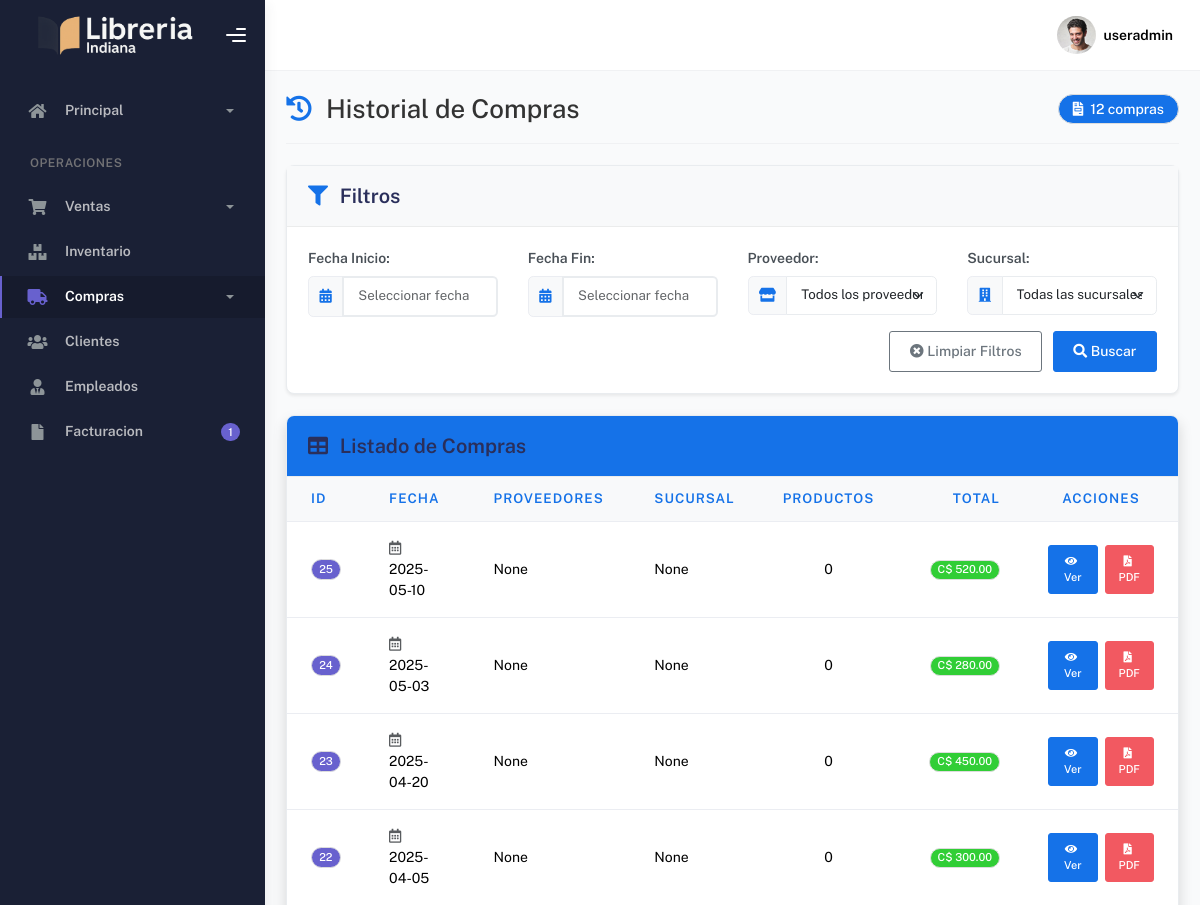
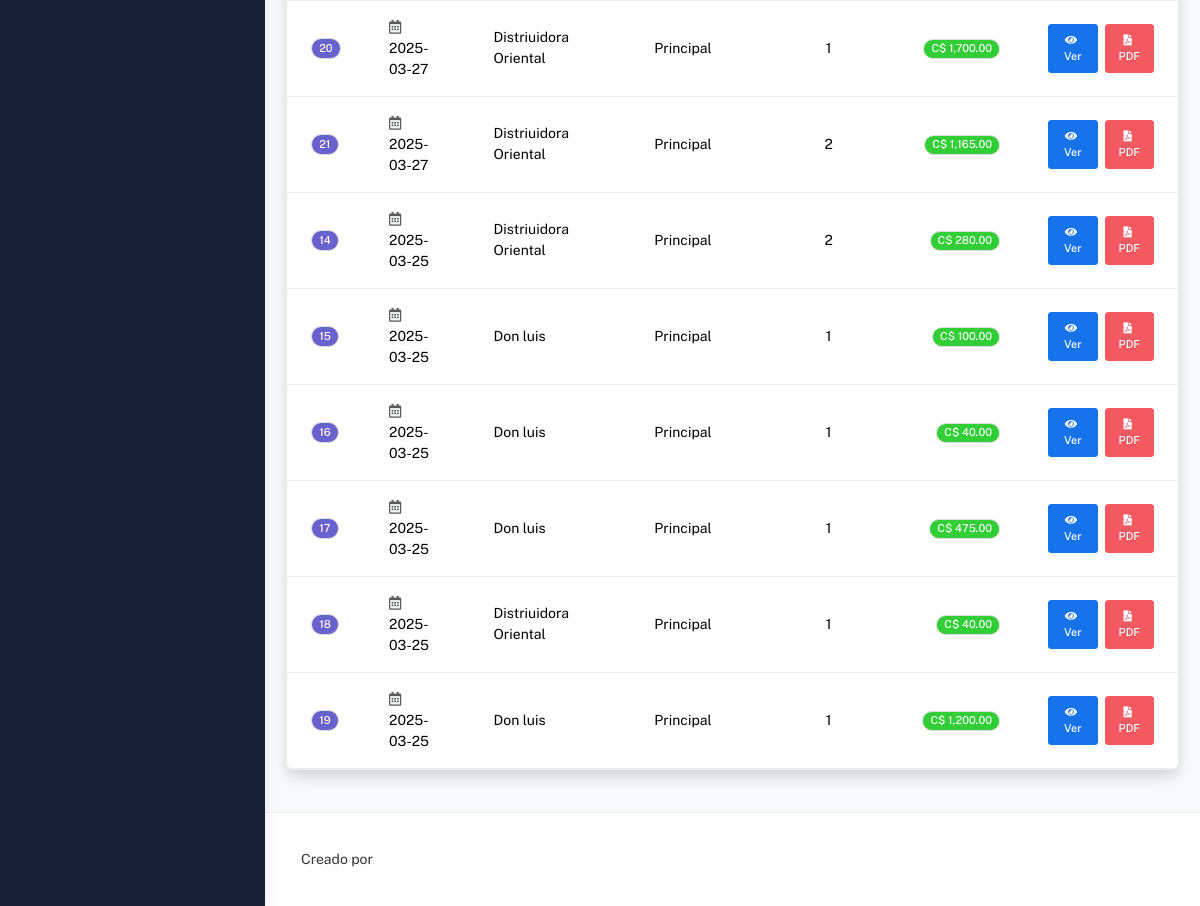
The page /compras/historial-compras (signed in) on the database its author committed (2 pictures, top to bottom).
### tables this page shows
CREATE TABLE Compra (
    IDCompra INTEGER PRIMARY KEY AUTOINCREMENT,
    Fecha DATETIME,
    Total DECIMAL NOT NULL
);

### app/blueprints/compras/routes.py (the view)
@compras_bp.route('/historial-compras', methods=['GET'])
@role_required(['admin', 'gerente', 'empleado'])
def historial_compras():
    try:
        conn = get_db_connection()
        conn.row_factory = sqlite3.Row
        cursor = conn.cursor()
        cursor.execute("""
            SELECT
                c.IDCompra,
                c.Fecha,
                c.Total,
                (SELECT GROUP_CONCAT(DISTINCT p.Nombre)
                 FROM Detalle_Compra dc
                 JOIN Proveedor p ON dc.IDProveedor = p.IDProveedor
                 WHERE dc.IDCompra = c.IDCompra) as proveedores,
                (SELECT GROUP_CONCAT(DISTINCT s.Nombre)
                 FROM Detalle_Compra dc
                 JOIN Sucursal s ON dc.IDSucursal = s.IDSucursal
                 WHERE dc.IDCompra = c.IDCompra) as sucursal,
                (SELECT COUNT(*) FROM Detalle_Compra WHERE IDCompra = c.IDCompra) as num_productos
            FROM Compra c
            ORDER BY c.Fecha DESC
        """)
        compras = cursor.fetchall()
        cursor.execute("SELECT IDProveedor, Nombre FROM Proveedor ORDER BY Nombre")
        proveedores = cursor.fetchall()
        cursor.execute("SELECT IDSucursal, Nombre FROM Sucursal ORDER BY Nombre")
        sucursales = cursor.fetchall()
        return render_template('compras/historial_compras.html',
                               compras=compras,
                               proveedores=proveedores,
                               sucursales=sucursales)
    except Exception as e:
        flash(f"Error al cargar el historial de compras: {str(e)}", "error")
        return redirect(url_for('dashboard.index'))
    finally:
        if conn:
            conn.close()

### app/utils/__init__.py (called while the page is built)
def role_required(roles):
    def decorator(f):
        @wraps(f)
        def decorated_function(*args, **kwargs):
            if session.get("user_id") is None:
                flash("Debes iniciar sesión para acceder a esta página.", "danger")
                return redirect(url_for('auth.login'))
            user_role = session.get("role")
            if user_role not in roles and 'admin' not in roles:
                abort(403)  # Forbidden
            return f(*args, **kwargs)
        return decorated_function
    return decorator

### app/utils/db.py (called while the page is built)
def get_db_connection():
    conn = sqlite3.connect(current_app.config['DATABASE_PATH'])
    conn.row_factory = sqlite3.Row
    return conn

### app/blueprints/compras/templates/compras/historial_compras.html (shortened to what this page needs)
{% extends "layout.html" %}
{% block style %}
<link rel="stylesheet" href="https://cdn.jsdelivr.net/npm/flatpickr/dist/flatpickr.min.css">
<link rel="stylesheet" href="https://cdn.datatables.net/1.11.5/css/dataTables.bootstrap5.min.css">
{% endblock %}
{% block main %}
<div class="container-fluid">
    <div class="d-flex justify-content-between align-items-center mb-4 pb-3 border-bottom">
        <h2 class="m-0 d-flex align-items-center">
            <i class="fas fa-history text-primary me-3"></i>
            Historial de Compras
        </h2>
        <span class="badge bg-primary rounded-pill px-3 py-2 fs-6">
            <i class="fas fa-file-invoice me-1"></i>
            {{ compras|length }} compras
        </span>
    </div>
    <div class="card filter-card shadow-sm mb-4">
        <div class="card-header bg-light">
            <h5 class="card-title mb-0">
                <i class="fas fa-filter me-2 text-primary"></i>
                Filtros
            </h5>
        </div>
        <div class="card-body">
            <form id="filtroForm" class="row g-3">
                <div class="col-md-3">
                    <label for="fechaInicio" class="form-label fw-bold">Fecha Inicio:</label>
                    <div class="input-group">
                        <span class="input-group-text bg-light">
                            <i class="fas fa-calendar-alt text-primary"></i>
                        </span>
                        <input type="text" class="form-control datepicker" id="fechaInicio" placeholder="Seleccionar fecha">
                    </div>
                </div>
                <div class="col-md-3">
                    <label for="fechaFin" class="form-label fw-bold">Fecha Fin:</label>
                    <div class="input-group">
                        <span class="input-group-text bg-light">
                            <i class="fas fa-calendar-alt text-primary"></i>
                        </span>
                        <input type="text" class="form-control datepicker" id="fechaFin" placeholder="Seleccionar fecha">
                    </div>
                </div>
                <div class="col-md-3">
                    <label for="proveedor" class="form-label fw-bold">Proveedor:</label>
                    <div class="input-group">
                        <span class="input-group-text bg-light">
                            <i class="fas fa-store text-primary"></i>
                        </span>
                        <select class="form-select" id="proveedor">
                            <option value="">Todos los proveedores</option>
                        </select>
                    </div>
                </div>
                <div class="col-md-3">
                    <label for="sucursal" class="form-label fw-bold">Sucursal:</label>
                    <div class="input-group">
                        <span class="input-group-text bg-light">
                            <i class="fas fa-building text-primary"></i>
                        </span>
                        <select class="form-select" id="sucursal">
                            <option value="">Todas las sucursales</option>
                        </select>
                    </div>
                </div>
                <div class="col-12 text-end">
                    <button type="button" id="btnLimpiarFiltros" class="btn btn-outline-secondary me-2">
                        <i class="fas fa-times-circle me-1"></i>Limpiar Filtros
                    </button>
                    <button type="button" id="btnFiltrar" class="btn btn-primary">
                        <i class="fas fa-search me-1"></i>Buscar
                    </button>
                </div>
            </form>
        </div>
    </div>
    <div class="card data-card shadow">
        <div class="card-header bg-primary text-white py-3">
            <h5 class="card-title mb-0">
                <i class="fas fa-table me-2"></i>
                Listado de Compras
            </h5>
        </div>
        <div class="card-body p-0">
            <div class="table-responsive">
                <table class="table table-hover mb-0" id="tablaCompras">
                    <thead class="table-light">
                        <tr>
                            <th class="fw-bold text-primary border-bottom">ID</th>
                            <th class="fw-bold text-primary border-bottom">Fecha</th>
                            <th class="fw-bold text-primary border-bottom">Proveedores</th>
                            <th class="fw-bold text-primary border-bottom">Sucursal</th>
                            <th class="fw-bold text-primary border-bottom text-center">Productos</th>
                            <th class="fw-bold text-primary border-bottom text-end">Total</th>
                            <th class="fw-bold text-primary border-bottom text-center">Acciones</th>
                        </tr>
                    </thead>
                    <tbody>
                        {% for compra in compras %}
                        <tr>
                            <td class="align-middle">
                                <span class="badge bg-secondary">{{ compra.IDCompra }}</span>
                            </td>
                            <td class="align-middle">
                                <i class="far fa-calendar-alt me-1 text-muted"></i>
                                {{ compra.Fecha }}
                            </td>
                            <td class="align-middle">{{ compra.proveedores }}</td>
                            <td class="align-middle">{{ compra.sucursal }}</td>
                            <td class="text-center align-middle">{{ compra.num_productos }}</td>
                            <td class="text-end align-middle">
                                <span class="badge bg-success px-2 py-1">
                                    C$ {{ "{:,.2f}".format(compra.Total) }}
                                </span>
                            </td>
                            <td class="text-center align-middle">
                                <div class="d-flex gap-2 justify-content-center">
                                    <button class="btn btn-primary btn-sm ver-detalle" data-id="{{ compra.IDCompra }}">
                                        <i class="fas fa-eye me-1"></i>
                                        Ver
                                    </button>
                                    <button class="btn btn-danger btn-sm exportar-pdf" data-id="{{ compra.IDCompra }}">
                                        <i class="fas fa-file-pdf me-1"></i>
                                        PDF
                                    </button>
                                </div>
                            </td>
                        </tr>
                        {% endfor %}
                    </tbody>
                </table>
            </div>
        </div>
    </div>
</div>
{% endblock %}

### app/blueprints/compras/templates/compras/historial_compras.html (style rules this page uses)
body { color: #333333; background-color: #f9fafb; }
.container-fluid { padding: 1.5rem; }
.filter-card { border-radius: 8px; border: 1px solid #e9ecef; box-shadow: 0 4px 6px rgba(0, 0, 0, 0.05); background-color: white; margin-bottom: 1.5rem; }
.filter-card .card-header { background-color: white; border-bottom: 1px solid #e9ecef; padding: 1rem 1.5rem; font-weight: 600; }
.filter-card .card-body { padding: 1.5rem; }
.filter-card .form-control, .filter-card .form-select { border-color: #e9ecef; padding: 0.6rem 1rem; font-size: 0.95rem; box-shadow: none; transition: all 0.3s ease; }
.data-card { border-radius: 8px; border: 1px solid #e9ecef; box-shadow: 0 4px 6px rgba(0, 0, 0, 0.05); background-color: white; margin-bottom: 1.5rem; overflow: hidden; }
.data-card .card-header { background-color: white; border-bottom: 1px solid #e9ecef; padding: 1rem 1.5rem; font-weight: 600; display: flex; justify-content: space-between; align-items: center; }
.data-card .card-body { padding: 0; }
.table-responsive { padding: 0; }
.btn-primary { background-color: #4361ee; border-color: #4361ee; }
.badge { padding: 0.35em 0.65em; font-weight: 500; border-radius: 30px; }

### rows shown on the page
Compra: IDCompra "25", Fecha "2025-05-10", proveedores "None", sucursal "None", num_productos "0", Total "520.00"
Compra: IDCompra "24", Fecha "2025-05-03", proveedores "None", sucursal "None", num_productos "0", Total "280.00"
Compra: IDCompra "23", Fecha "2025-04-20", proveedores "None", sucursal "None", num_productos "0", Total "450.00"
Compra: IDCompra "22", Fecha "2025-04-05", proveedores "None", sucursal "None", num_productos "0", Total "300.00"
Compra: IDCompra "20", Fecha "2025-03-27", proveedores "Distriuidora Oriental", sucursal "Principal", num_productos "1", Total "1,700.00"
Compra: IDCompra "21", Fecha "2025-03-27", proveedores "Distriuidora Oriental", sucursal "Principal", num_productos "2", Total "1,165.00"
Compra: IDCompra "14", Fecha "2025-03-25", proveedores "Distriuidora Oriental", sucursal "Principal", num_productos "2", Total "280.00"
Compra: IDCompra "15", Fecha "2025-03-25", proveedores "Don luis", sucursal "Principal", num_productos "1", Total "100.00"
Compra: IDCompra "16", Fecha "2025-03-25", proveedores "Don luis", sucursal "Principal", num_productos "1", Total "40.00"
Compra: IDCompra "17", Fecha "2025-03-25", proveedores "Don luis", sucursal "Principal", num_productos "1", Total "475.00"
Compra: IDCompra "18", Fecha "2025-03-25", proveedores "Distriuidora Oriental", sucursal "Principal", num_productos "1", Total "40.00"
Compra: IDCompra "19", Fecha "2025-03-25", proveedores "Don luis", sucursal "Principal", num_productos "1", Total "1,200.00"

### other values the page prints
{{ session.get('username', 'Usuario') }} "useradmin"
{{ compras|length }} "12"
